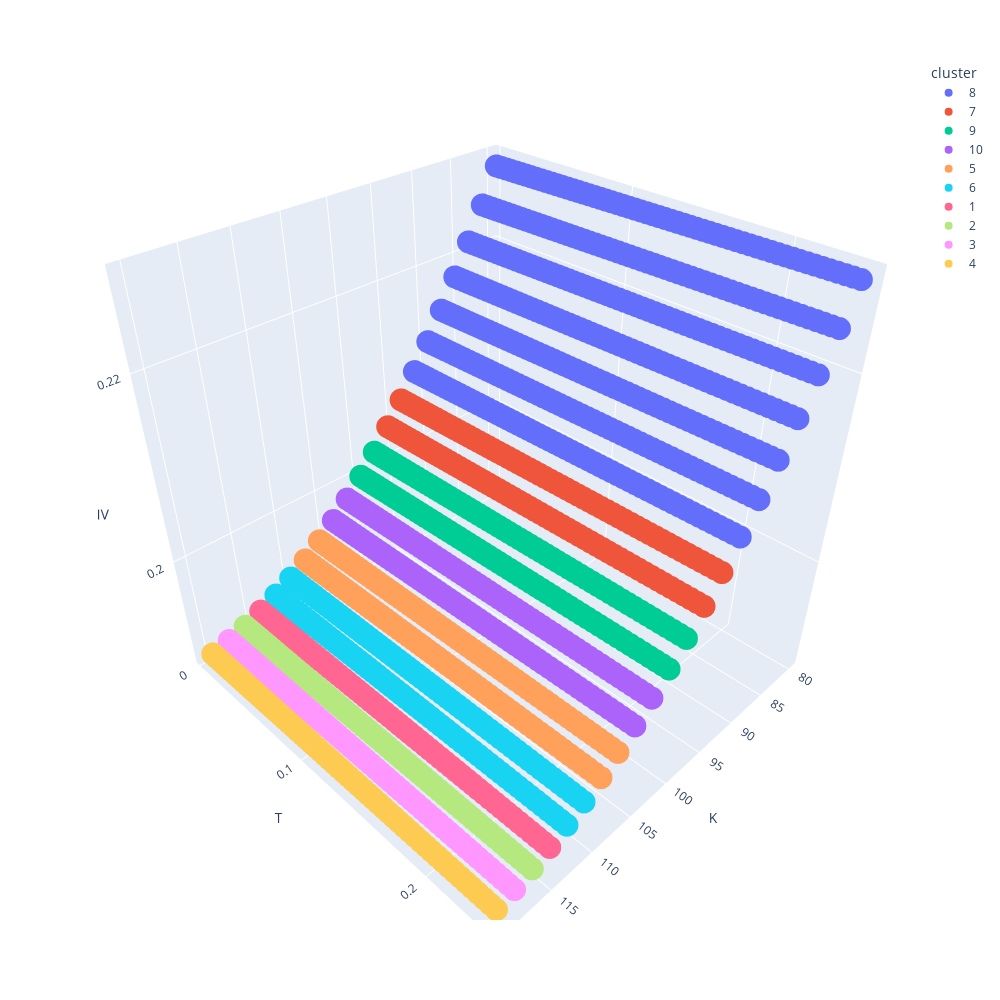

The cell this chart's notebook holds for it:
### Code cell
fig = px.scatter_3d(market_data_df, x='K', y='T', z='IV', color='cluster',  width=1000, height=1000)
fig.show()
